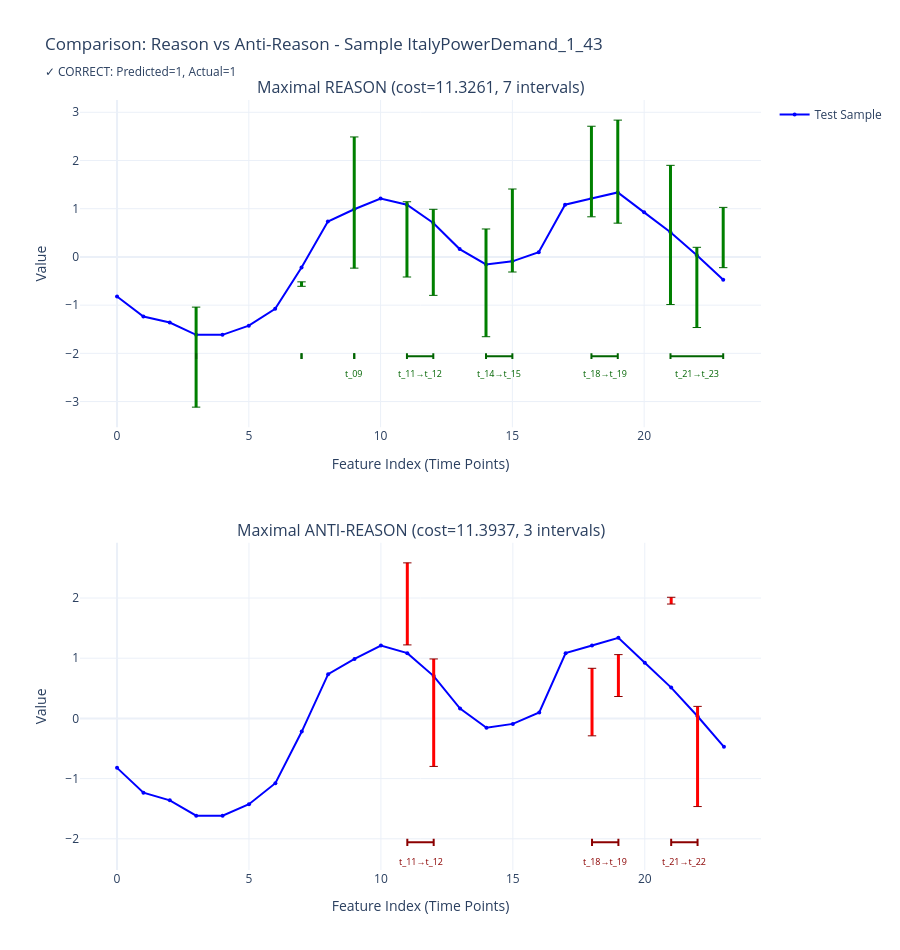

Notebook code cell kept with this figure:
### Code cell
# Plot 4: Combined view - Reason vs Anti-Reason
from etl.reasons_analysis import visualize_sample_comparison

fig = visualize_sample_comparison(sample_id, tests_sample, feature_names)
if fig is not None:
    fig.show()

### Figure 1 — Plotly figure (JSON) as saved in the notebook; plotly's stock layout.template omitted (floating-point values rounded to 4 significant figures)
{"data": [{"line": {"color": "blue", "width": 2}, "marker": {"color": "blue", "size": 4}, "mode": "lines+markers", "name": "Test Sample", "showlegend": true, "x": [0, 1, 2, 3, 4, 5, 6, 7, 8, 9, 10, 11, 12, 13, 14, 15, 16, 17, 18, 19, 20, 21, 22, 23], "y": [-0.8217, -1.235, -1.362, -1.616, -1.616, -1.425, -1.076, -0.2183, 0.7344, 0.9884, 1.211, 1.084, 0.7026, 0.1628, -0.1548, -0.0913, 0.09924, 1.084, 1.211, 1.338, 0.9249, 0.5121, 0.03573, -0.4724], "type": "scatter", "xaxis": "x", "yaxis": "y"}, {"hovertemplate": "<b>t_03</b><br>Y-Constraint: [-3.116, -1.041]<extra></extra>", "line": {"color": "green", "width": 3}, "marker": {"color": "darkgreen", "size": 6, "symbol": "line-ew-open"}, "mode": "lines+markers", "showlegend": false, "x": [3, 3], "y": [-3.116, -1.041], "type": "scatter", "xaxis": "x", "yaxis": "y"}, {"hovertemplate": "<b>t_07</b><br>Y-Constraint: [-0.610, -0.517]<extra></extra>", "line": {"color": "green", "width": 3}, "marker": {"color": "darkgreen", "size": 6, "symbol": "line-ew-open"}, "mode": "lines+markers", "showlegend": false, "x": [7, 7], "y": [-0.6096, -0.5169], "type": "scatter", "xaxis": "x", "yaxis": "y"}, {"hovertemplate": "<b>t_09</b><br>Y-Constraint: [-0.233, 2.488]<extra></extra>", "line": {"color": "green", "width": 3}, "marker": {"color": "darkgreen", "size": 6, "symbol": "line-ew-open"}, "mode": "lines+markers", "showlegend": false, "x": [9, 9], "y": [-0.2326, 2.488], "type": "scatter", "xaxis": "x", "yaxis": "y"}, {"hovertemplate": "<b>t_11</b><br>Y-Constraint: [-0.416, 1.145]<extra></extra>", "line": {"color": "green", "width": 3}, "marker": {"color": "darkgreen", "size": 6, "symbol": "line-ew-open"}, "mode": "lines+markers", "showlegend": false, "x": [11, 11], "y": [-0.4163, 1.145], "type": "scatter", "xaxis": "x", "yaxis": "y"}, {"hovertemplate": "<b>t_12</b><br>Y-Constraint: [-0.797, 0.988]<extra></extra>", "line": {"color": "green", "width": 3}, "marker": {"color": "darkgreen", "size": 6, "symbol": "line-ew-open"}, "mode": "lines+markers", "showlegend": false, "x": [12, 12], "y": [-0.7974, 0.9877], "type": "scatter", "xaxis": "x", "yaxis": "y"}, {"hovertemplate": "<b>t_14</b><br>Y-Constraint: [-1.655, 0.580]<extra></extra>", "line": {"color": "green", "width": 3}, "marker": {"color": "darkgreen", "size": 6, "symbol": "line-ew-open"}, "mode": "lines+markers", "showlegend": false, "x": [14, 14], "y": [-1.655, 0.5799], "type": "scatter", "xaxis": "x", "yaxis": "y"}, {"hovertemplate": "<b>t_15</b><br>Y-Constraint: [-0.313, 1.409]<extra></extra>", "line": {"color": "green", "width": 3}, "marker": {"color": "darkgreen", "size": 6, "symbol": "line-ew-open"}, "mode": "lines+markers", "showlegend": false, "x": [15, 15], "y": [-0.3129, 1.409], "type": "scatter", "xaxis": "x", "yaxis": "y"}, {"hovertemplate": "<b>t_18</b><br>Y-Constraint: [0.832, 2.711]<extra></extra>", "line": {"color": "green", "width": 3}, "marker": {"color": "darkgreen", "size": 6, "symbol": "line-ew-open"}, "mode": "lines+markers", "showlegend": false, "x": [18, 18], "y": [0.8321, 2.711], "type": "scatter", "xaxis": "x", "yaxis": "y"}, {"hovertemplate": "<b>t_19</b><br>Y-Constraint: [0.700, 2.838]<extra></extra>", "line": {"color": "green", "width": 3}, "marker": {"color": "darkgreen", "size": 6, "symbol": "line-ew-open"}, "mode": "lines+markers", "showlegend": false, "x": [19, 19], "y": [0.7005, 2.838], "type": "scatter", "xaxis": "x", "yaxis": "y"}, {"hovertemplate": "<b>t_21</b><br>Y-Constraint: [-0.988, 1.900]<extra></extra>", "line": {"color": "green", "width": 3}, "marker": {"color": "darkgreen", "size": 6, "symbol": "line-ew-open"}, "mode": "lines+markers", "showlegend": false, "x": [21, 21], "y": [-0.9879, 1.9], "type": "scatter", "xaxis": "x", "yaxis": "y"}, {"hovertemplate": "<b>t_22</b><br>Y-Constraint: [-1.464, 0.200]<extra></extra>", "line": {"color": "green", "width": 3}, "marker": {"color": "darkgreen", "size": 6, "symbol": "line-ew-open"}, "mode": "lines+markers", "showlegend": false, "x": [22, 22], "y": [-1.464, 0.1996], "type": "scatter", "xaxis": "x", "yaxis": "y"}, {"hovertemplate": "<b>t_23</b><br>Y-Constraint: [-0.223, 1.028]<extra></extra>", "line": {"color": "green", "width": 3}, "marker": {"color": "darkgreen", "size": 6, "symbol": "line-ew-open"}, "mode": "lines+markers", "showlegend": false, "x": [23, 23], "y": [-0.2226, 1.028], "type": "scatter", "xaxis": "x", "yaxis": "y"}, {"line": {"color": "blue", "width": 2}, "marker": {"color": "blue", "size": 4}, "mode": "lines+markers", "name": "Test Sample", "showlegend": false, "x": [0, 1, 2, 3, 4, 5, 6, 7, 8, 9, 10, 11, 12, 13, 14, 15, 16, 17, 18, 19, 20, 21, 22, 23], "y": [-0.8217, -1.235, -1.362, -1.616, -1.616, -1.425, -1.076, -0.2183, 0.7344, 0.9884, 1.211, 1.084, 0.7026, 0.1628, -0.1548, -0.0913, 0.09924, 1.084, 1.211, 1.338, 0.9249, 0.5121, 0.03573, -0.4724], "type": "scatter", "xaxis": "x2", "yaxis": "y2"}, {"hovertemplate": "<b>t_11</b><br>Y-Constraint: [1.221, 2.584]<extra></extra>", "line": {"color": "red", "width": 3}, "marker": {"color": "darkred", "size": 6, "symbol": "line-ew-open"}, "mode": "lines+markers", "showlegend": false, "x": [11, 11], "y": [1.221, 2.584], "type": "scatter", "xaxis": "x2", "yaxis": "y2"}, {"hovertemplate": "<b>t_12</b><br>Y-Constraint: [-0.797, 0.988]<extra></extra>", "line": {"color": "red", "width": 3}, "marker": {"color": "darkred", "size": 6, "symbol": "line-ew-open"}, "mode": "lines+markers", "showlegend": false, "x": [12, 12], "y": [-0.7974, 0.9877], "type": "scatter", "xaxis": "x2", "yaxis": "y2"}, {"hovertemplate": "<b>t_18</b><br>Y-Constraint: [-0.289, 0.832]<extra></extra>", "line": {"color": "red", "width": 3}, "marker": {"color": "darkred", "size": 6, "symbol": "line-ew-open"}, "mode": "lines+markers", "showlegend": false, "x": [18, 18], "y": [-0.2893, 0.8321], "type": "scatter", "xaxis": "x2", "yaxis": "y2"}, {"hovertemplate": "<b>t_19</b><br>Y-Constraint: [0.364, 1.060]<extra></extra>", "line": {"color": "red", "width": 3}, "marker": {"color": "darkred", "size": 6, "symbol": "line-ew-open"}, "mode": "lines+markers", "showlegend": false, "x": [19, 19], "y": [0.3638, 1.06], "type": "scatter", "xaxis": "x2", "yaxis": "y2"}, {"hovertemplate": "<b>t_21</b><br>Y-Constraint: [1.900, 2.012]<extra></extra>", "line": {"color": "red", "width": 3}, "marker": {"color": "darkred", "size": 6, "symbol": "line-ew-open"}, "mode": "lines+markers", "showlegend": false, "x": [21, 21], "y": [1.9, 2.012], "type": "scatter", "xaxis": "x2", "yaxis": "y2"}, {"hovertemplate": "<b>t_22</b><br>Y-Constraint: [-1.464, 0.200]<extra></extra>", "line": {"color": "red", "width": 3}, "marker": {"color": "darkred", "size": 6, "symbol": "line-ew-open"}, "mode": "lines+markers", "showlegend": false, "x": [22, 22], "y": [-1.464, 0.1996], "type": "scatter", "xaxis": "x2", "yaxis": "y2"}, {"hoverinfo": "skip", "line": {"color": "darkgreen", "width": 2}, "mode": "lines", "showlegend": false, "x": [3, 3], "y": [-2.118, -2.0], "type": "scatter", "xaxis": "x", "yaxis": "y"}, {"hoverinfo": "skip", "line": {"color": "darkgreen", "width": 2}, "mode": "lines", "showlegend": false, "x": [3, 3], "y": [-2.118, -2.0], "type": "scatter", "xaxis": "x", "yaxis": "y"}, {"hoverinfo": "skip", "line": {"color": "darkgreen", "width": 2}, "mode": "lines", "showlegend": false, "x": [3, 3], "y": [-2.059, -2.059], "type": "scatter", "xaxis": "x", "yaxis": "y"}, {"hoverinfo": "skip", "line": {"color": "darkgreen", "width": 2}, "mode": "lines", "showlegend": false, "x": [7, 7], "y": [-2.118, -2.0], "type": "scatter", "xaxis": "x", "yaxis": "y"}, {"hoverinfo": "skip", "line": {"color": "darkgreen", "width": 2}, "mode": "lines", "showlegend": false, "x": [7, 7], "y": [-2.118, -2.0], "type": "scatter", "xaxis": "x", "yaxis": "y"}, {"hoverinfo": "skip", "line": {"color": "darkgreen", "width": 2}, "mode": "lines", "showlegend": false, "x": [7, 7], "y": [-2.059, -2.059], "type": "scatter", "xaxis": "x", "yaxis": "y"}, {"hoverinfo": "skip", "line": {"color": "darkgreen", "width": 2}, "mode": "lines", "showlegend": false, "x": [9, 9], "y": [-2.118, -2.0], "type": "scatter", "xaxis": "x", "yaxis": "y"}, {"hoverinfo": "skip", "line": {"color": "darkgreen", "width": 2}, "mode": "lines", "showlegend": false, "x": [9, 9], "y": [-2.118, -2.0], "type": "scatter", "xaxis": "x", "yaxis": "y"}, {"hoverinfo": "skip", "line": {"color": "darkgreen", "width": 2}, "mode": "lines", "showlegend": false, "x": [9, 9], "y": [-2.059, -2.059], "type": "scatter", "xaxis": "x", "yaxis": "y"}, {"hoverinfo": "skip", "line": {"color": "darkgreen", "width": 2}, "mode": "lines", "showlegend": false, "x": [11, 11], "y": [-2.118, -2.0], "type": "scatter", "xaxis": "x", "yaxis": "y"}, {"hoverinfo": "skip", "line": {"color": "darkgreen", "width": 2}, "mode": "lines", "showlegend": false, "x": [12, 12], "y": [-2.118, -2.0], "type": "scatter", "xaxis": "x", "yaxis": "y"}, {"hoverinfo": "skip", "line": {"color": "darkgreen", "width": 2}, "mode": "lines", "showlegend": false, "x": [11, 12], "y": [-2.059, -2.059], "type": "scatter", "xaxis": "x", "yaxis": "y"}, {"hoverinfo": "skip", "line": {"color": "darkgreen", "width": 2}, "mode": "lines", "showlegend": false, "x": [14, 14], "y": [-2.118, -2.0], "type": "scatter", "xaxis": "x", "yaxis": "y"}, {"hoverinfo": "skip", "line": {"color": "darkgreen", "width": 2}, "mode": "lines", "showlegend": false, "x": [15, 15], "y": [-2.118, -2.0], "type": "scatter", "xaxis": "x", "yaxis": "y"}, {"hoverinfo": "skip", "line": {"color": "darkgreen", "width": 2}, "mode": "lines", "showlegend": false, "x": [14, 15], "y": [-2.059, -2.059], "type": "scatter", "xaxis": "x", "yaxis": "y"}, {"hoverinfo": "skip", "line": {"color": "darkgreen", "width": 2}, "mode": "lines", "showlegend": false, "x": [18, 18], "y": [-2.118, -2.0], "type": "scatter", "xaxis": "x", "yaxis": "y"}, {"hoverinfo": "skip", "line": {"color": "darkgreen", "width": 2}, "mode": "lines", "showlegend": false, "x": [19, 19], "y": [-2.118, -2.0], "type": "scatter", "xaxis": "x", "yaxis": "y"}, {"hoverinfo": "skip", "line": {"color": "darkgreen", "width": 2}, "mode": "lines", "showlegend": false, "x": [18, 19], "y": [-2.059, -2.059], "type": "scatter", "xaxis": "x", "yaxis": "y"}, {"hoverinfo": "skip", "line": {"color": "darkgreen", "width": 2}, "mode": "lines", "showlegend": false, "x": [21, 21], "y": [-2.118, -2.0], "type": "scatter", "xaxis": "x", "yaxis": "y"}, {"hoverinfo": "skip", "line": {"color": "darkgreen", "width": 2}, "mode": "lines", "showlegend": false, "x": [23, 23], "y": [-2.118, -2.0], "type": "scatter", "xaxis": "x", "yaxis": "y"}, {"hoverinfo": "skip", "line": {"color": "darkgreen", "width": 2}, "mode": "lines", "showlegend": false, "x": [21, 23], "y": [-2.059, -2.059], "type": "scatter", "xaxis": "x", "yaxis": "y"}, {"hoverinfo": "skip", "line": {"color": "darkred", "width": 2}, "mode": "lines", "showlegend": false, "x": [11, 11], "y": [-2.118, -2.0], "type": "scatter", "xaxis": "x2", "yaxis": "y2"}, {"hoverinfo": "skip", "line": {"color": "darkred", "width": 2}, "mode": "lines", "showlegend": false, "x": [12, 12], "y": [-2.118, -2.0], "type": "scatter", "xaxis": "x2", "yaxis": "y2"}, {"hoverinfo": "skip", "line": {"color": "darkred", "width": 2}, "mode": "lines", "showlegend": false, "x": [11, 12], "y": [-2.059, -2.059], "type": "scatter", "xaxis": "x2", "yaxis": "y2"}, {"hoverinfo": "skip", "line": {"color": "darkred", "width": 2}, "mode": "lines", "showlegend": false, "x": [18, 18], "y": [-2.118, -2.0], "type": "scatter", "xaxis": "x2", "yaxis": "y2"}, {"hoverinfo": "skip", "line": {"color": "darkred", "width": 2}, "mode": "lines", "showlegend": false, "x": [19, 19], "y": [-2.118, -2.0], "type": "scatter", "xaxis": "x2", "yaxis": "y2"}, {"hoverinfo": "skip", "line": {"color": "darkred", "width": 2}, "mode": "lines", "showlegend": false, "x": [18, 19], "y": [-2.059, -2.059], "type": "scatter", "xaxis": "x2", "yaxis": "y2"}, {"hoverinfo": "skip", "line": {"color": "darkred", "width": 2}, "mode": "lines", "showlegend": false, "x": [21, 21], "y": [-2.118, -2.0], "type": "scatter", "xaxis": "x2", "yaxis": "y2"}, {"hoverinfo": "skip", "line": {"color": "darkred", "width": 2}, "mode": "lines", "showlegend": false, "x": [22, 22], "y": [-2.118, -2.0], "type": "scatter", "xaxis": "x2", "yaxis": "y2"}, {"hoverinfo": "skip", "line": {"color": "darkred", "width": 2}, "mode": "lines", "showlegend": false, "x": [21, 22], "y": [-2.059, -2.059], "type": "scatter", "xaxis": "x2", "yaxis": "y2"}], "layout": {"xaxis": {"anchor": "y", "domain": [0.0, 1.0], "title": {"text": "Feature Index (Time Points)"}}, "yaxis": {"anchor": "x", "domain": [0.575, 1.0], "title": {"text": "Value"}}, "xaxis2": {"anchor": "y2", "domain": [0.0, 1.0], "title": {"text": "Feature Index (Time Points)"}}, "yaxis2": {"anchor": "x2", "domain": [0.0, 0.425], "title": {"text": "Value"}}, "annotations": [{"font": {"size": 16}, "showarrow": false, "text": "Maximal REASON (cost=11.3261, 7 intervals)", "x": 0.5, "xanchor": "center", "xref": "paper", "y": 1.0, "yanchor": "bottom", "yref": "paper"}, {"font": {"size": 16}, "showarrow": false, "text": "Maximal ANTI-REASON (cost=11.3937, 3 intervals)", "x": 0.5, "xanchor": "center", "xref": "paper", "y": 0.425, "yanchor": "bottom", "yref": "paper"}, {"font": {"color": "darkgreen", "size": 9}, "showarrow": false, "text": "t_09", "x": 9.0, "xanchor": "center", "xref": "x", "y": -2.236, "yanchor": "top", "yref": "y"}, {"font": {"color": "darkgreen", "size": 9}, "showarrow": false, "text": "t_11→t_12", "x": 11.5, "xanchor": "center", "xref": "x", "y": -2.236, "yanchor": "top", "yref": "y"}, {"font": {"color": "darkgreen", "size": 9}, "showarrow": false, "text": "t_14→t_15", "x": 14.5, "xanchor": "center", "xref": "x", "y": -2.236, "yanchor": "top", "yref": "y"}, {"font": {"color": "darkgreen", "size": 9}, "showarrow": false, "text": "t_18→t_19", "x": 18.5, "xanchor": "center", "xref": "x", "y": -2.236, "yanchor": "top", "yref": "y"}, {"font": {"color": "darkgreen", "size": 9}, "showarrow": false, "text": "t_21→t_23", "x": 22.0, "xanchor": "center", "xref": "x", "y": -2.236, "yanchor": "top", "yref": "y"}, {"font": {"color": "darkred", "size": 9}, "showarrow": false, "text": "t_11→t_12", "x": 11.5, "xanchor": "center", "xref": "x2", "y": -2.236, "yanchor": "top", "yref": "y2"}, {"font": {"color": "darkred", "size": 9}, "showarrow": false, "text": "t_18→t_19", "x": 18.5, "xanchor": "center", "xref": "x2", "y": -2.236, "yanchor": "top", "yref": "y2"}, {"font": {"color": "darkred", "size": 9}, "showarrow": false, "text": "t_21→t_22", "x": 21.5, "xanchor": "center", "xref": "x2", "y": -2.236, "yanchor": "top", "yref": "y2"}], "title": {"text": "Comparison: Reason vs Anti-Reason - Sample ItalyPowerDemand_1_43<br><sub>✓ CORRECT: Predicted=1, Actual=1</sub>"}, "height": 950, "showlegend": true, "hovermode": "closest"}}
